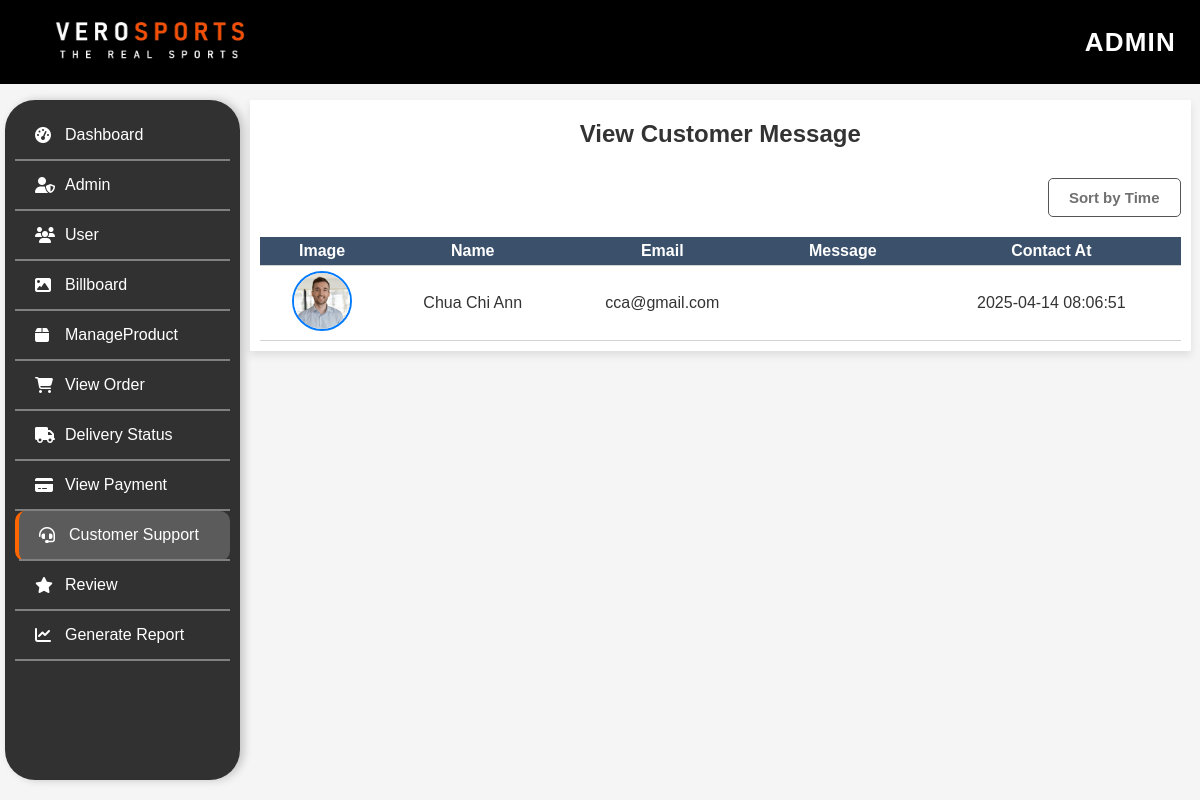
The app's page /Admin/Contact_Us/contact_us.php (signed in), older data.
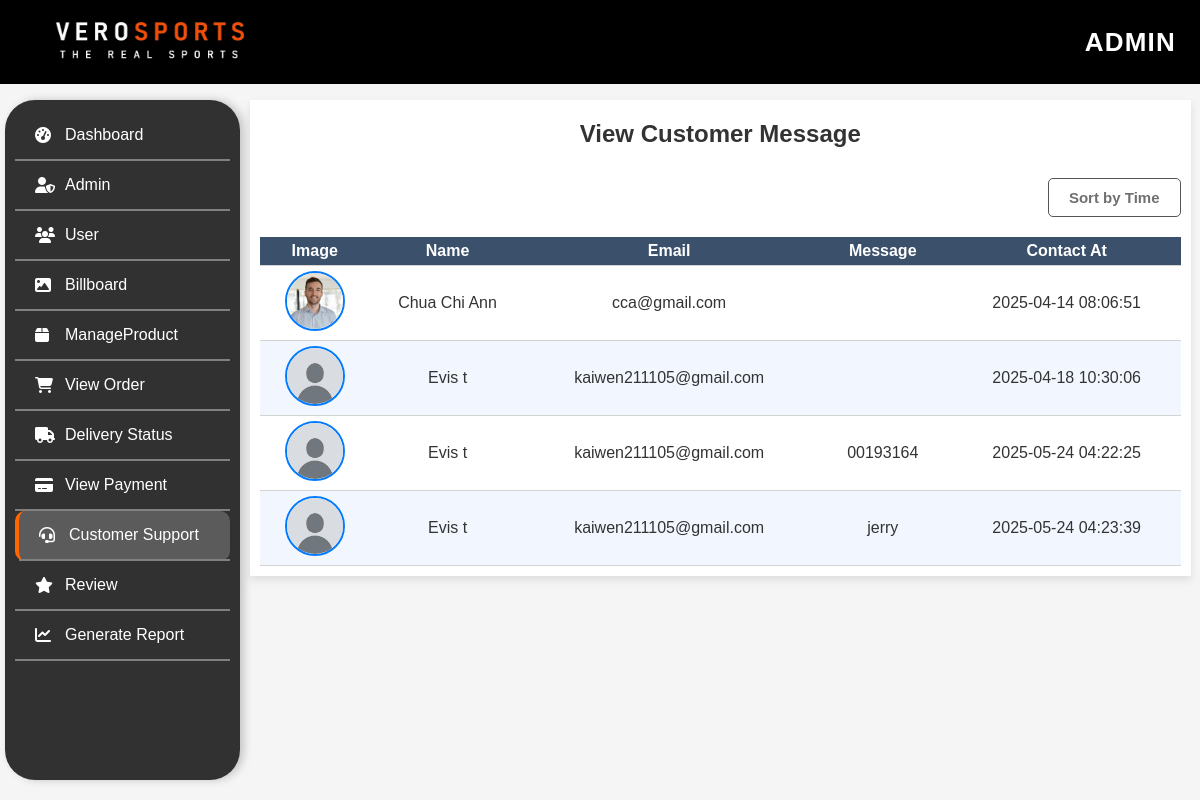
The same page, newer data.
### tables this page shows
CREATE TABLE `contact_us` (
  `contactUs_id` int(11) NOT NULL,
  `user_id` int(11) NOT NULL,
  `email` varchar(100) NOT NULL,
  `message` text NOT NULL,
  `contact_at` timestamp NOT NULL DEFAULT current_timestamp()
);

CREATE TABLE `users` (
  `user_id` int(11) NOT NULL,
  `first_name` varchar(30) NOT NULL,
  `last_name` varchar(30) NOT NULL,
  `email` varchar(100) NOT NULL,
  `mobile_number` varchar(15) NOT NULL,
  `password` varchar(255) NOT NULL,
  `address` text NOT NULL,
  `postcode` varchar(10) NOT NULL,
  `state` varchar(50) NOT NULL,
  `city` varchar(255) NOT NULL,
  `birthday_date` date NOT NULL,
  `gender` varchar(10) NOT NULL CHECK (`gender` in ('Male','Female')),
  `profile_image` varchar(255) DEFAULT NULL,
  `user_type` enum('1','2','3') DEFAULT NULL,
  `create_at` timestamp NOT NULL DEFAULT current_timestamp()
);

### Admin/Contact_Us/contact_us.php (the view, shortened to what this page needs)
<!DOCTYPE html>
<html lang="en">
<head>
    <link rel="stylesheet" href="contact_us.css">
    <link rel="stylesheet" href="../Header_And_Footer/header.css">
    <link rel="stylesheet" href="../sidebar/sidebar.css">
    <link rel="stylesheet" href="https://cdnjs.cloudflare.com/ajax/libs/font-awesome/6.5.1/css/all.min.css">
</head>
<body>
    <?php include __DIR__ . '/..//Header_And_Footer/header.php'; ?>
    <div class="contain">
        <?php include __DIR__ . '/../sidebar/sidebar.php'; ?>
        <div class="user-table">
            <h3>View Customer Message</h3>
            <div class="sorting">
                <button id="sortTime" onclick="triggerSort()">Sort by Time</button>
            </div>
            <table>
                <tr>
                    <th>Image</th>
                    <th>Name</th>
                    <th>Email</th>
                    <th>Message</th>
                    <th>Contact At</th>
                </tr>
                <tbody id="userTableBody">
                    <?php
                        $sql= "SELECT* FROM contact_us c
                            JOIN users u ON c.user_id=u.user_id";
                        $result = $conn->query($sql);
                        while($row= $result->fetch_assoc()){
                            $image = !empty($row['profile_image']) ? $row['profile_image'] : 'default.jpg';
                            echo '<tr>
                                    <td><img src="../../upload/'.$image.'"</td>
                                    <td>'.$row['first_name']." ".$row['last_name'].'</td>
                                    <td>'.$row['email'].'</td>
                                    <td>'.$row['message'].'</td>
                                    <td>'.$row['contact_at'].'</td>
                                </tr>';
                        }
                    ?>
                </tbody>
            </table>
        </div>
    </div>
</body>
</html>

Row changes from the older to the newer data that the page shows:
added contact_us: user.first_name "Evis", user.last_name "t", user.email "kaiwen211105@gmail.com", contact_at "2025-04-18 10:30:06"
added contact_us: user.first_name "Evis", user.last_name "t", user.email "kaiwen211105@gmail.com", message "00193164", contact_at "2025-05-24 04:22:25"
added contact_us: user.first_name "Evis", user.last_name "t", user.email "kaiwen211105@gmail.com", message "jerry", contact_at "2025-05-24 04:23:39"
